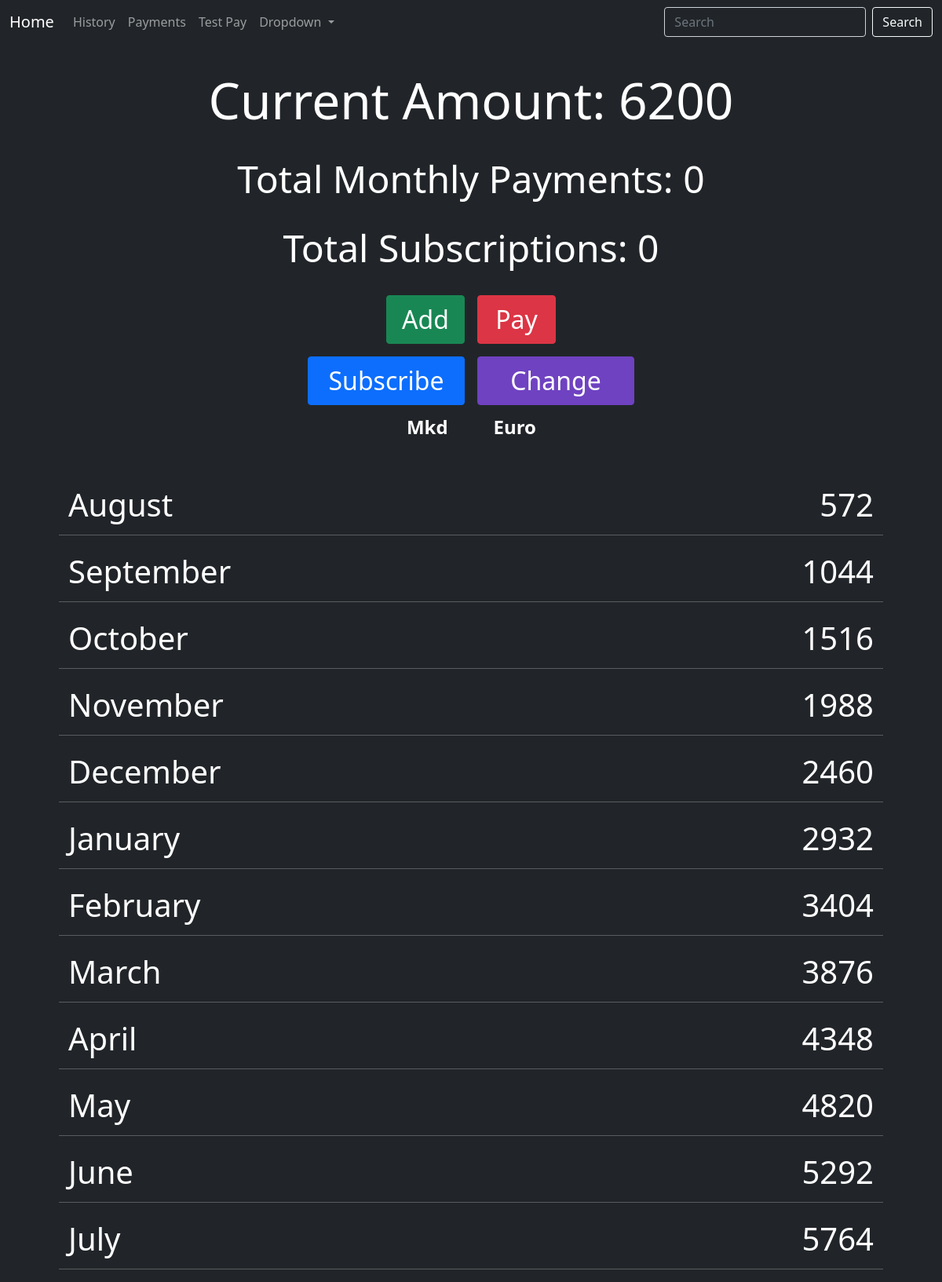
The page /?eur on the database its author committed.
### State/models.py (models this page shows, shortened)
class CurrentState(models.Model):
    _singleton = models.BooleanField(default=True, editable=False, unique=True)
    amountInBank = models.IntegerField(default=0)
    amountInCash = models.IntegerField(default=0)
    currentAmount = models.IntegerField(default=0, editable=False)
    salary = models.IntegerField(default=29500)
    totalSubscriptions = models.IntegerField(default=0)
    lastSalary = models.DateField()
    def updateSubscriptions(self):
        self.totalSubscriptions = 0
        for payment in Subscription.objects.all():
            if payment.active:
                self.totalSubscriptions += payment.amount
        self.save()
    def totalMonthlyPayments(self):
        total = 0
        for payment in SixMonthPayment.objects.all():
            if payment.monthsLeft in range(1,6):
                total += math.ceil(payment.amount/6)
        for payment in ThreeMonthPayment.objects.all():
            if payment.monthsLeft in range(1,3):
                total += math.ceil(payment.amount/3)
        return -total
    def salaryNotReceived(self):
        return self.lastSalary.month != datetime.datetime.now().month
    def __init__(self, *args, **kwargs):
        super().__init__(*args, **kwargs)
        self.currentAmount = self.amountInBank + self.amountInCash
        self.updateSubscriptions()
        self.save()

### State/views.py (the view)
# urls.py: path('', Index.as_view(), name='Home'),
class Index(TemplateView):
    template_name = 'index.html'
    def get(self, request, **kwargs):
        updatePayments()
        context = self.get_context_data()
        return super(TemplateView, self).render_to_response(context)
    def get_context_data(self):
        if 'eur' in self.request.GET:
            months = GetMonths(eur=True)
        else:
            months = GetMonths(eur=False)
        context = {
            'state': CurrentState.objects.get(id=1),
            'payments': Payment.objects.all(),
            'months': months
        }
        return context

### State/views.py (called while the page is built, shortened)
def calculateMonthSum(month, full, six, three, state, salary, subscriptions, eur):
    now = datetime.datetime.now()
    if eur and month > now.month + 1:
        finalSum = state/0.016 + salary - subscriptions
    else:
        finalSum = state + salary - subscriptions
    negSum = 0
    finalSum += negSum
    if eur:
        return math.ceil(finalSum*0.016)
    return finalSum

def updatePayments():
    currentDay = datetime.datetime.now().day
    currentMonth = datetime.datetime.now().month

### State/templates/State/templates/index.html (shortened to what this page needs)
{% extends 'base.html' %}
{% block content %}
<div class="row d-flex justify-content-center">
    <p style="text-align: center; font-size: 4rem"> Current Amount: {{ state.currentAmount }}</p>
    <p style="text-align: center; font-size: 3rem"> Total Monthly Payments: {{ state.totalMonthlyPayments }}</p>
    <p style="text-align: center; font-size: 3rem"> Total Subscriptions: {{ state.totalSubscriptions }}</p>
    <a class="btn btn-success m-2" style="font-size:2rem; width: 100px" type="submit" href="/add">Add</a>
    <a class="btn btn-danger m-2" style="font-size:2rem; width: 100px" type="submit" href="/pay">Pay</a>
</div>
<div class="row d-flex justify-content-center">
    <a class="col-1 btn btn-primary m-2" style="font-size:2rem; width: 200px" type="submit" href="/subscribe">Subscribe</a>
    <a class="col-1 btn btn-info m-2" style="font-size:2rem; width: 200px" type="submit" href="/change">Change</a>
</div>
<div class="row d-flex justify-content-center">
    <a class="col-1 badge badge-dark text-decoration-none d-flex justify-content-center me-2" style="font-size:1.5rem" href="/">Mkd</a>
    <a class="col-1 badge badge-dark text-decoration-none d-flex justify-content-center ms-3" style="font-size:1.5rem;" href="/?eur">Euro</a>
</div>
<br>
<br>
<div class="row">
{% for month, amount in months.items %}
<div class="col" style="text-align: left; font-size:2.5rem"> {{ month }} </div>
<div class="col mb-2" style="text-align: right; font-size:2.5rem"> {{ amount }} </div>
<br>
<hr>
{% endfor %}
</div>
{% endblock content %}

### rows shown on the page
CurrentState: currentAmount "6200", totalMonthlyPayments "0", totalSubscriptions "0"

### other values the page prints
{{ month }} "August" "September" "October" "November" "December" "January" "February" "March" "April" "May" "June" "July"
{{ amount }} "572" "1044" "1516" "1988" "2460" "2932" "3404" "3876" "4348" "4820" "5292" "5764"
